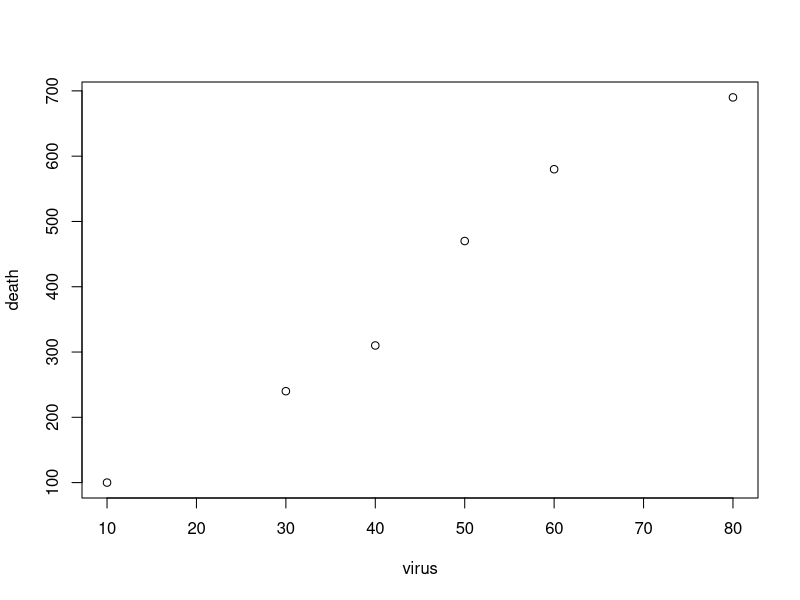
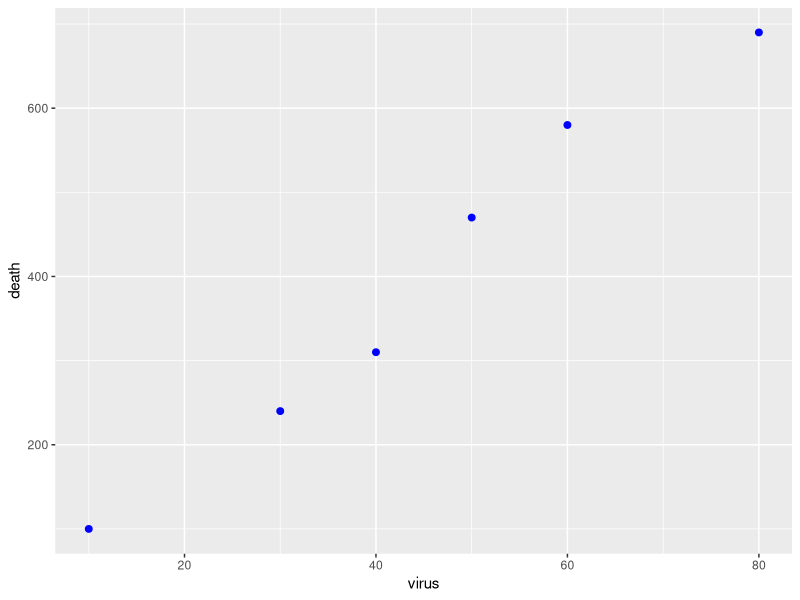
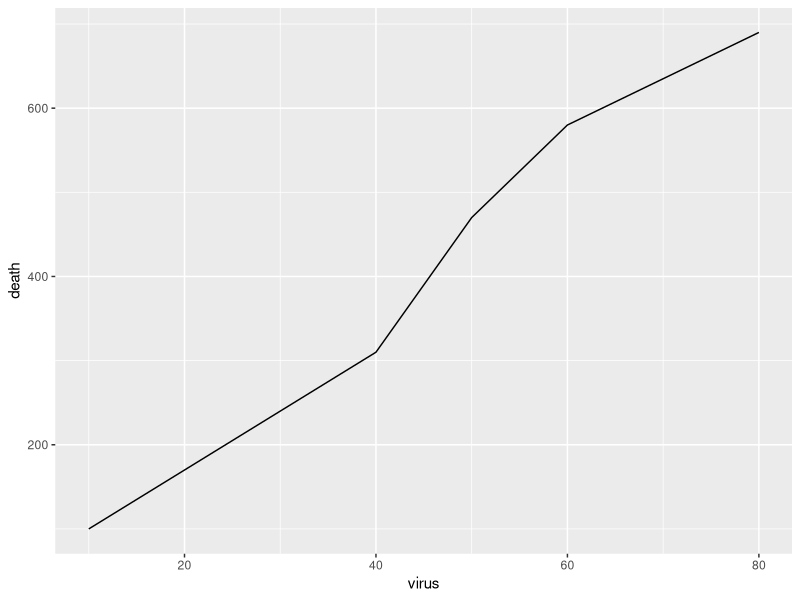
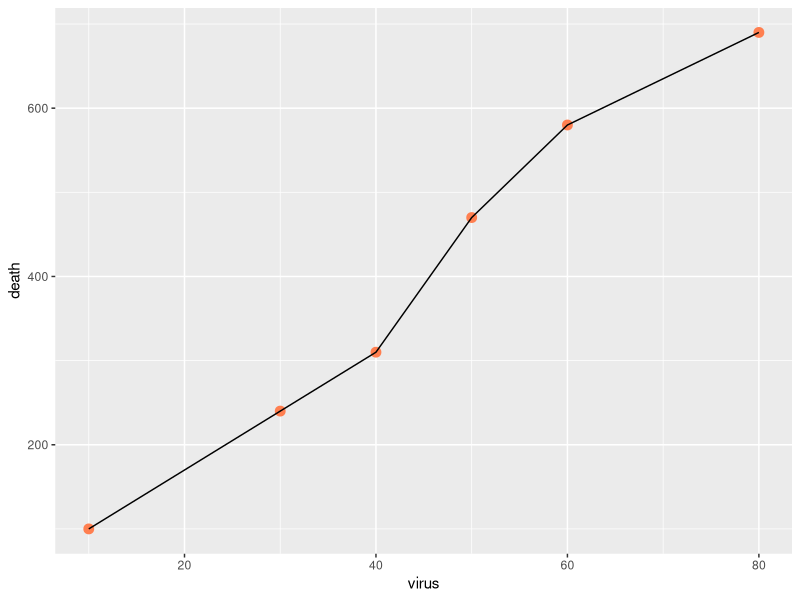
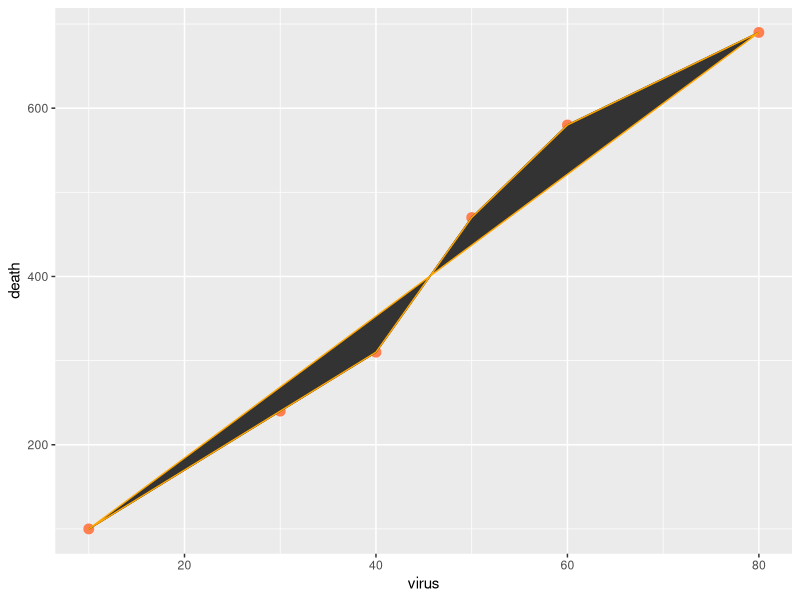

Recreate these plots in R, in order.
##20/10/2022
#learning ggplot2

install.packages("ggplot2") #installs ggplot2 package

library(ggplot2) #opens ggplot2

virus <- c(10, 30, 40, 50, 60, 80)  #array of values measuring the virus in certain places
death <- c(100, 240, 310, 470, 580, 690) # array of values measuring deaths

plot(virus, death) #the old, simple way of doing it

#you can build a table where the data corresponds - called a dataframe

data.frame(virus, death) # puts the variables in a dataframe against each other

#because we want to use it, we assign the dataframe to an object so we can use the object

d <- data.frame(virus, death) #dataframe has been assigned to the object 'd, ready for more analysis

summary(d) #summary of the object, giving univariate statistical info

ggplot(d, aes(x = virus, y = death)) + #in ggplot, specify which data, the aesthetics are the variables we want to use
  geom_point(size = 2, col = "blue") # geom_point function creates scatterplots - this is to state we want to use points
#inside the geompoint fuction, you can change size/colour of the points. can still use pch for symbol
     
#can use geom_line to show lines connecting points
ggplot(d, aes(x = virus, y = death)) + 
  geom_line()

#can use geom_line and geom_point together
ggplot(d, aes(x = virus, y = death)) + 
  geom_point(col = "coral", size = 3) +
  geom_line()

#instead of line or point you can also use polygons
ggplot(d, aes(x = virus, y = death)) + 
  geom_point(col = "coral", size = 3) +
  geom_line() +
  geom_polygon(col = "orange")

     
